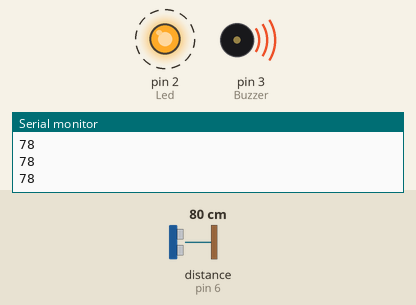
Recording of a sketch running on a simulated Arduino Uno, built with avr-gcc and run on an emulated ATmega328P. Parts: output pins drawn as LEDs (lit = HIGH), buzzer (waves = sounding, pin HIGH), the last lines printed to the serial monitor. Wiring (inferred from the names in the program): ultrasonic range finder: trigger pin 5; echo pin 6. Dashed ring = blinking. The inputs (shaded band) are chosen by the test bench; at power-on: distance to the obstacle (sensor on pin 6) 80 cm. The echo pulse lasts 58.3 µs per cm; pins used as bus, display or sensor lines are not drawn.

Above: at 1.28 s.
1.3 s: distance to the obstacle (sensor on pin 6) set to 29 cm
4.3 s: distance to the obstacle (sensor on pin 6) set to 24 cm
At 5.4 s:
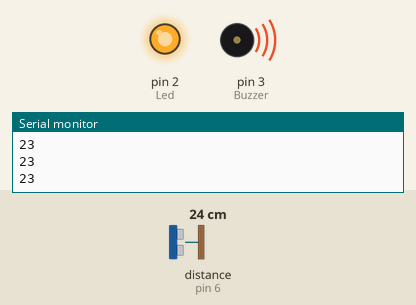
5.8 s: distance to the obstacle (sensor on pin 6) set to 35 cm
At 6.4 s:
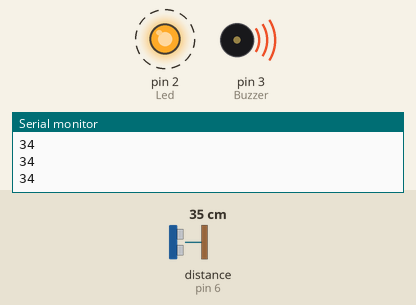
8.8 s: distance to the obstacle (sensor on pin 6) set to 2 cm
At 9.6 s:
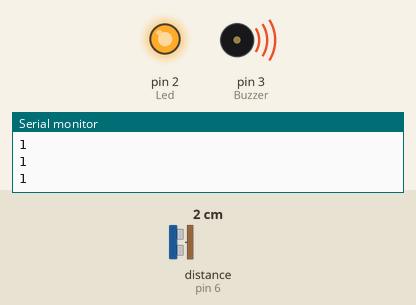
Timing chart, 0 to 11.3 s (numbered marks = the images above; inputs shaded):
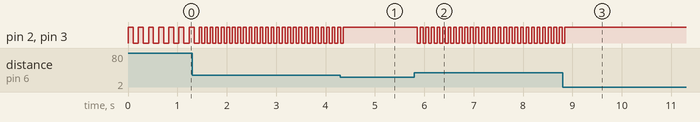

The sketch:

SmartCane.ino
```cpp
 //Make a smart stick that helps the Blind
 //Defining pins in Arduino
 #define trigPin 5
 #define echoPin 6
 #define Buzzer 3
 #define Led 2
 //Defining variables for ultrasonic
 long duration;
 int distance;

void setup()
{
 Serial.begin (9600);
 pinMode(trigPin, OUTPUT);
 pinMode(echoPin, INPUT);
 pinMode(Buzzer, OUTPUT);
 pinMode(Led, OUTPUT);
}

void loop()
{
  //Setup of Ultrasonic
  //Clears the trigPin
  digitalWrite(trigPin, LOW);
  delayMicroseconds(2);
  //Sets the trigPin on HIGH state for 10 micro seconds
  digitalWrite(trigPin, HIGH);
  delayMicroseconds(10);
  digitalWrite(trigPin, LOW);
  //Reads the echoPin, returns the sound wave travel time in microseconds
  duration = pulseIn(echoPin, HIGH);
  //Calculating the distance
  distance= duration*0.034/2;
  //Checking with moniter of the IDE if the readings are correct
  Serial.println(distance);
  if (distance <= 25)
  {
    //Dangerously close
    digitalWrite(Buzzer,HIGH);
    digitalWrite(Led,HIGH);
  }

  else if (distance <= 65)
  {
    //Close
    digitalWrite(Buzzer,HIGH);
    digitalWrite(Led,HIGH);
    delay(55);
    digitalWrite(Buzzer,LOW);
    digitalWrite(Led,LOW);
    delay(55);
  }
  else if (distance <= 100)
  {
    //Near
    digitalWrite(Buzzer,HIGH);
    digitalWrite(Led,HIGH);
    delay(100);
    digitalWrite(Buzzer,LOW);
    digitalWrite(Led,LOW);
    delay(100);
  }
  else
  {
    digitalWrite(Buzzer,LOW);
    digitalWrite(Led,LOW);
  }
}
```

Measured:
- after the input at 1.3 s, pin 2 (Led), pin 3 (Buzzer): alternates HIGH for 0.06 s and LOW for 0.06 s, starting after 0.19 s
- after the input at 4.3 s, pin 2 (Led), pin 3 (Buzzer): goes on until 4.4 s, then stays HIGH
- after the input at 5.8 s, pin 2 (Led), pin 3 (Buzzer): alternates HIGH for 0.06 s and LOW for 0.06 s, starting after 0.06 s
- after the input at 8.8 s, pin 2 (Led), pin 3 (Buzzer): goes on until 8.8 s, then stays HIGH
- by itself, pin 2 (Led), pin 3 (Buzzer): alternates HIGH for 0.10 s and LOW for 0.11 s
